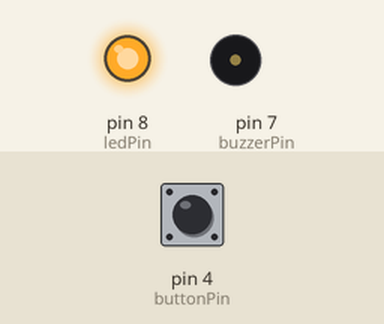
This sketch was run on a simulated Arduino Uno, built with avr-gcc and run on an emulated ATmega328P. Parts: output pins drawn as LEDs (lit = HIGH), buzzer (waves = sounding, pin HIGH). Inputs (shaded band) come from the test bench; at power-on: pin 4 (buttonPin) LOW.

Above: at 1.2 s.
1.3 s: pin 4 (buttonPin) pulled HIGH for 1 s
At 1.8 s:
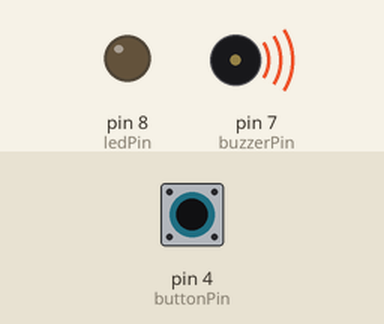
3.8 s: pin 4 (buttonPin) pulled HIGH for 3.2 s
At 6.8 s:
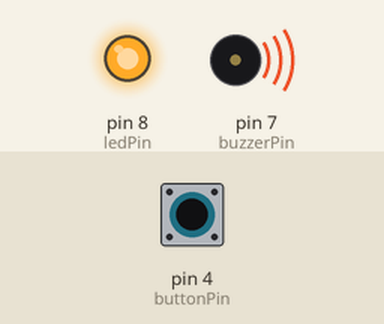
Timing chart, 0 to 8.5 s (numbered marks = the images above; inputs shaded):
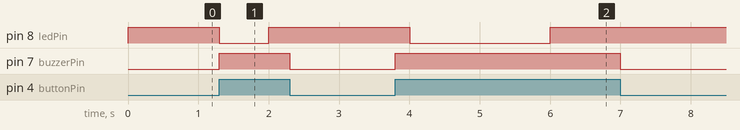

Measured:
- after the input at 1.3 s, pin 8 (ledPin): HIGH → LOW at once, → HIGH 0.70 s later; pin 7 (buzzerPin): LOW → HIGH at once, → LOW 1.0 s later
- after the input at 3.8 s, pin 8 (ledPin): HIGH → LOW after 0.20 s, → HIGH 2.0 s later; pin 7 (buzzerPin): LOW → HIGH at once, → LOW 3.2 s later

The sketch:

blinking_led_and_buzzer.ino
```cpp
const int buttonPin = 4;
const int ledPin = 8;
const int buzzerPin = 7;
bool buttonState;
bool ledState = LOW;

unsigned long previousMillis = 0;
unsigned long interval = 2000;

void setup() {
 pinMode(buttonPin, INPUT);
 pinMode(ledPin, OUTPUT);
 pinMode(buzzerPin, OUTPUT);

//  Serial.begin(9600);
}

void loop() {
  unsigned long currentMillis = millis();

  buttonState = digitalRead(buttonPin);

  if (buttonState == HIGH) {
    if (ledState == LOW) {
        if (currentMillis - previousMillis > interval) {
          ledState = HIGH;
          previousMillis = currentMillis;
        } else {
          ledState = LOW;
        }
    }
    if (ledState == HIGH) {
        if (currentMillis - previousMillis > interval) {
          ledState = LOW;
          previousMillis = currentMillis;
        } else {
          ledState = HIGH;
        }
    }
    digitalWrite(ledPin, ledState);
    digitalWrite(buzzerPin, HIGH);
  }

  if (buttonState == LOW) {
    digitalWrite(ledPin, HIGH);
    digitalWrite(buzzerPin, LOW);
  }

  // Serial.println(currentMillis);
  // Serial.println(previousMillis);
}
```
